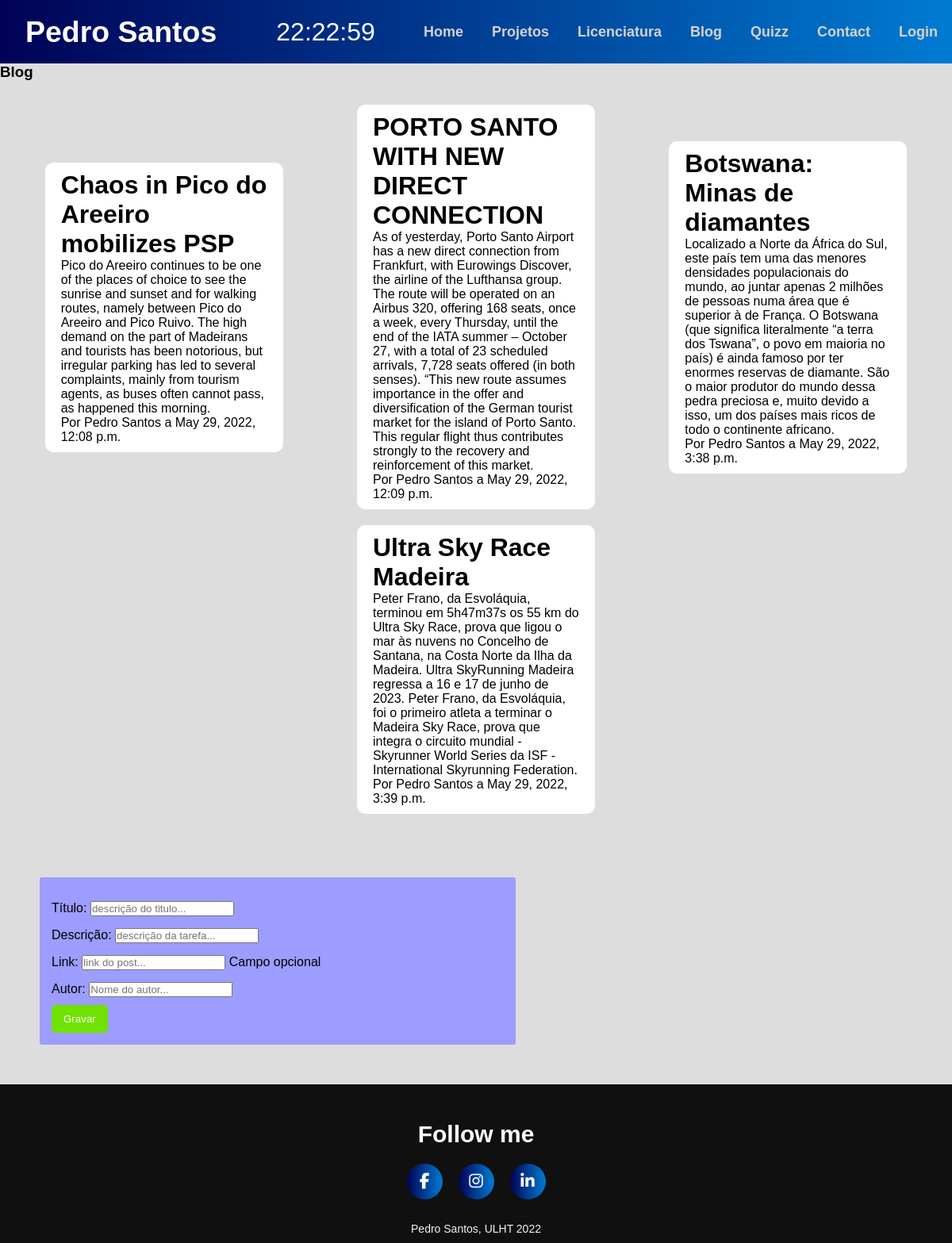
Page /blog on the committed database.
### portfolio/models.py (models this page shows, shortened)
class Post(models.Model):
    titulo = models.CharField(max_length=200)
    descricao = models.TextField()
    link = models.URLField(blank=True)
    autor = models.CharField(max_length=100)
    data = models.DateTimeField(auto_now_add=True)

### portfolio/views.py (the view)
# urls.py: path('blog', views.blog_view, name='blog'),
def blog_view(request):
    form = PostForm(request.POST or None)
    if form.is_valid():
        form.save()
        return HttpResponseRedirect(reverse('portfolio:blog'))
    context = {
        'posts': Post.objects.all(),
        'form': form
    }
    return render(request, 'portfolio/blog.html', context)

### portfolio/forms.py
class PostForm(ModelForm):
    class Meta:
        model = Post
        fields = '__all__'
        widgets = {
            'titulo': forms.TextInput(attrs={'class': 'form-control', 'placeholder': 'descrição do titulo...'}),
            'descricao': forms.TextInput(attrs={'class': 'form-control', 'placeholder': 'descrição da tarefa...'}),
            'link': forms.TextInput(attrs={'class': 'form-control', 'placeholder': 'link do post...'}),
            'autor': forms.TextInput(attrs={'class': 'form-control', 'placeholder': 'Nome do autor...'}),
        }
        labels = {
            'titulo': 'Título',
            'descricao': 'Descrição',
            'link': 'Link',
            'autor': 'Autor',
        }
        help_texts = {
            'link': 'Campo opcional',
        }

### portfolio/templates/portfolio/blog.html (shortened to what this page needs)
{% extends 'portfolio/layout.html' %}
{% block main %}
	<h3>Blog</h3>
    <div class="lista">
    {% for post in posts %}
        <div>
            <h1>{{ post.titulo }}</h1>
            <p>{{ post.descricao }}<br> Por {{ post.autor }} a {{ post.data }}</p>
        </div>
    {% endfor %}
    </div>
     <form action="" method="POST">
        {{ form.as_p }}
        <input type="submit" value="Gravar" class="botao botao-sucesso" >
    </form>
{% endblock %}

### portfolio/static/portfolio/css/estilos.css (style rules this page uses)
* { box-sizing: border-box; margin: 0; padding: 0; font-family: 'Oswald', sans-serif; }
body { background-color: #ddd; }
.lista { display: flex; flex-flow: row wrap; justify-content: space-around; align-items: center; vertical-align: middle; padding: 20px 10px; }
.lista div { margin: 10px; width: 300px; padding: 10px 20px; background: #FFF; border-radius: 10px; }
form { display: block; margin: 50px; width: 90%; max-width: 600px; background-color: #9c9dff; padding: 15px; border-radius: 3px; }
form > p, form > label { display: block; margin-top: 15px; }
.botao { border: none; border-radius: 5px; padding: 10px 15px; margin-top: 12px; background-color: #70e100; color: #FFFFFF; }
.botao-sucesso { margin-top: 10px; background-color: #70e100; color: #FFFFFF; }

### rows in the picture
Post: titulo "Chaos in Pico do Areeiro mobilizes PSP", descricao "Pico do Areeiro continues to be one of the places of choice to see the sunrise and sunset and for walking routes, namely between Pico do Areeiro and Pico Ruivo. The high demand on the part of Madeirans and tourists has been notorious, but irregular parking has led to several complaints, mainly from tourism agents, as buses often cannot pass, as happened this morning.", autor "Pedro Santos", data "May 29, 2022, 12:08 p.m."
Post: titulo "PORTO SANTO WITH NEW DIRECT CONNECTION", descricao "As of yesterday, Porto Santo Airport has a new direct connection from Frankfurt, with Eurowings Discover, the airline of the Lufthansa group. The route will be operated on an Airbus 320, offering 168 seats, once a week, every Thursday, until the end of the IATA summer – October 27, with a total of 23 scheduled arrivals, 7,728 seats offered (in both senses). “This new route assumes importance in the offer and diversification of the German tourist market for the island of Porto Santo. This regular flight thus contributes strongly to the recovery and reinforcement of this market.", autor "Pedro Santos", data "May 29, 2022, 12:09 p.m."
Post: titulo "Botswana: Minas de diamantes", descricao "Localizado a Norte da África do Sul, este país tem uma das menores densidades populacionais do mundo, ao juntar apenas 2 milhões de pessoas numa área que é superior à de França. O Botswana (que significa literalmente “a terra dos Tswana”, o povo em maioria no país) é ainda famoso por ter enormes reservas de diamante. São o maior produtor do mundo dessa pedra preciosa e, muito devido a isso, um dos países mais ricos de todo o continente africano.", autor "Pedro Santos", data "May 29, 2022, 3:38 p.m."
Post: titulo "Ultra Sky Race Madeira", descricao "Peter Frano, da Esvoláquia, terminou em 5h47m37s os 55 km do Ultra Sky Race, prova que ligou o mar às nuvens no Concelho de Santana, na Costa Norte da Ilha da Madeira. Ultra SkyRunning Madeira regressa a 16 e 17 de junho de 2023. Peter Frano, da Esvoláquia, foi o primeiro atleta a terminar o Madeira Sky Race, prova que integra o circuito mundial - Skyrunner World Series da ISF - International Skyrunning Federation.", autor "Pedro Santos", data "May 29, 2022, 3:39 p.m."
